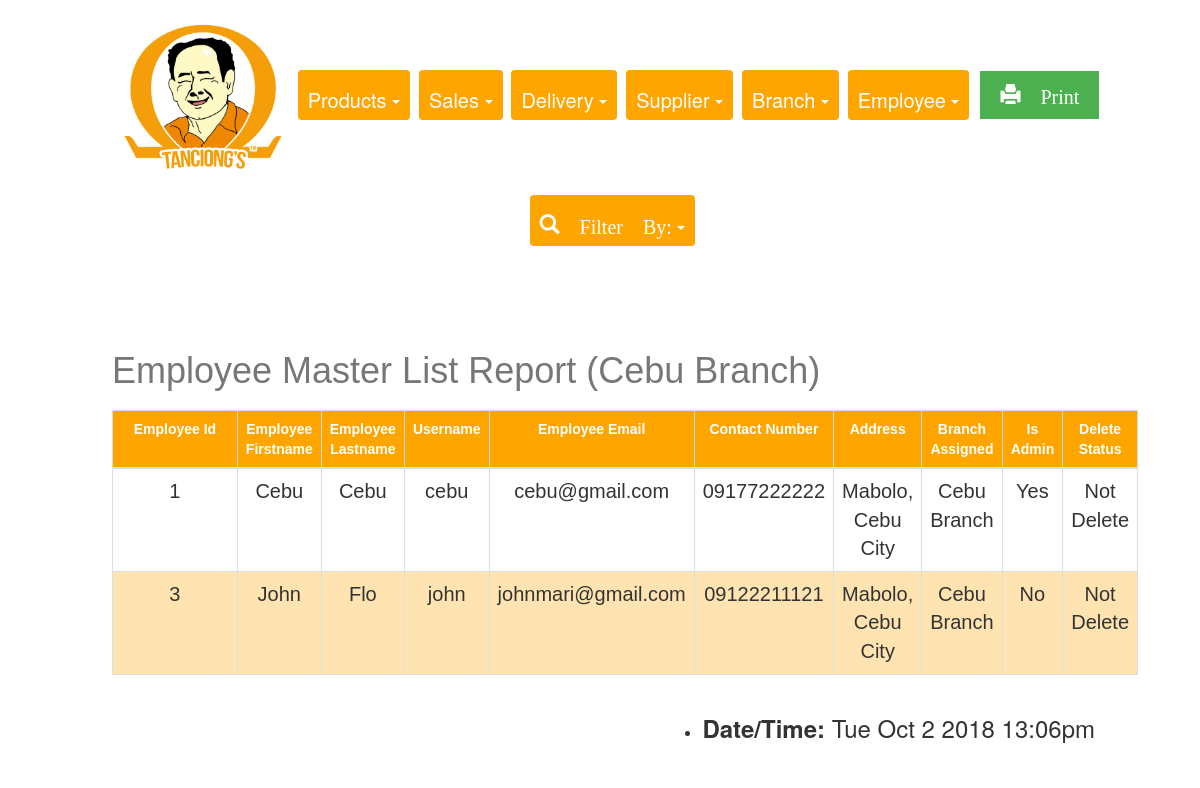
The app's page /Final_Tanciongs/REPORTS/cebuBranch.php, older data.
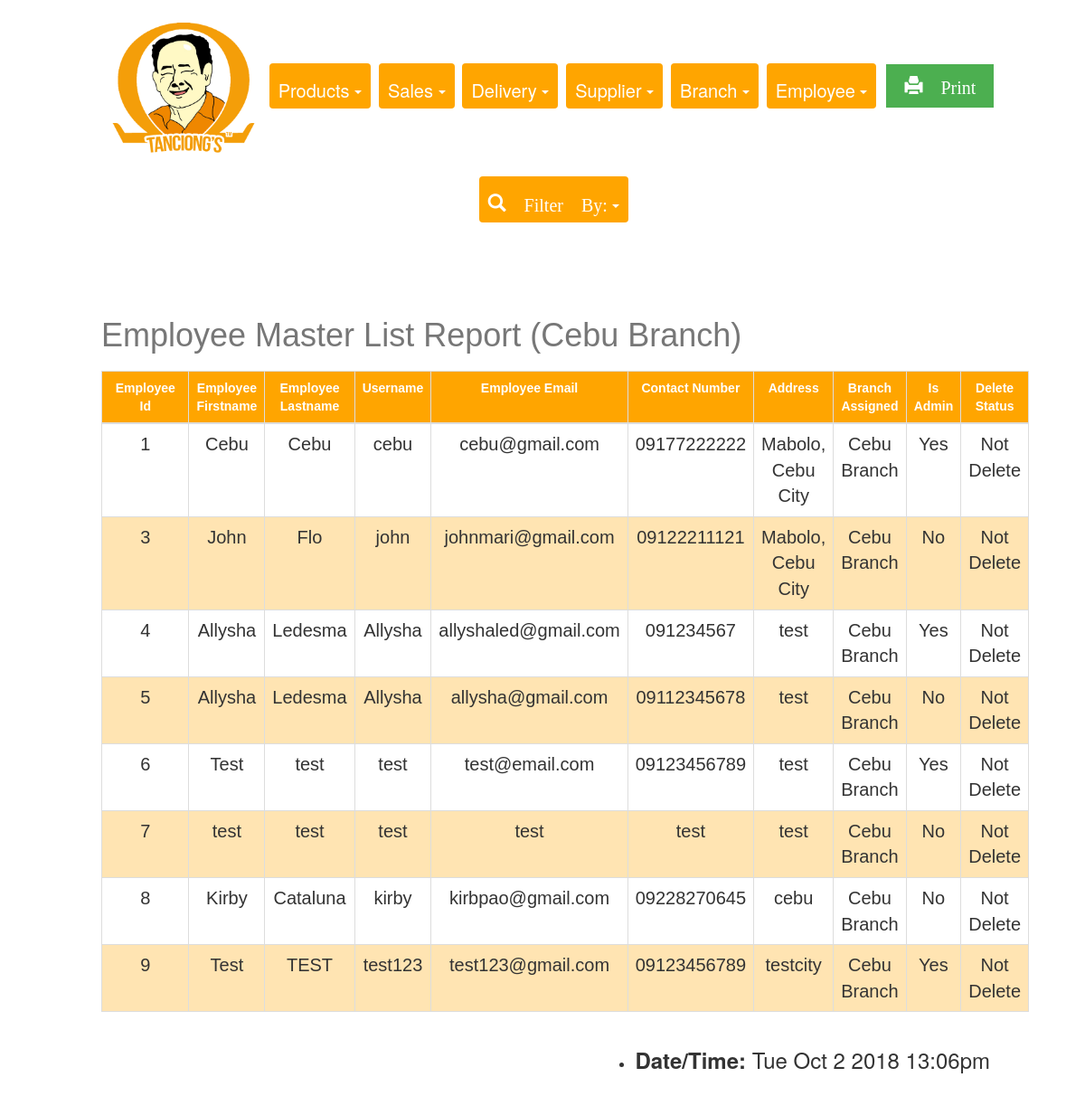
The same page, newer data.
### tables this page shows
CREATE TABLE `employee` (
  `employee_id` int(11) NOT NULL,
  `employee_firstname` varchar(255) DEFAULT NULL,
  `employee_lastname` varchar(255) DEFAULT NULL,
  `username` varchar(255) DEFAULT NULL,
  `password` varchar(255) DEFAULT NULL,
  `employee_email` varchar(255) DEFAULT NULL,
  `employee_contactnumber` varchar(15) DEFAULT NULL,
  `employee_address` varchar(255) DEFAULT NULL,
  `branch_id` int(11) DEFAULT NULL,
  `isAdmin` tinyint(4) DEFAULT NULL,
  `deleteStatus` tinyint(4) DEFAULT NULL
);

CREATE TABLE `branch` (
  `branch_id` int(11) NOT NULL,
  `branch_name` varchar(50) DEFAULT NULL
);

### Final_Tanciongs/REPORTS/cebuBranch.php (the view, shortened to what the changed rows need)
<!DOCTYPE html>
<html>
<head>
  <link rel="stylesheet" href="https://maxcdn.bootstrapcdn.com/bootstrap/3.3.7/css/bootstrap.min.css">
  <link rel="stylesheet" type="text/css" href="report.css">
</head>
<body>
<center>
<div class="container-fluid1">
<div class="container">
<?php
                    require_once 'connection.php'; ?>
                    <br><br><br>
                    <?php
                    $sql = "SELECT employee.employee_id, employee.employee_firstname,employee.employee_lastname, employee.username, employee.employee_email, employee.employee_contactnumber, employee.employee_address, branch.branch_id, branch.branch_name, employee.isAdmin, employee.deleteStatus,
                    CASE WHEN employee.isAdmin = 1 THEN 'Yes' ELSE 'No' END AS isAdmin ,
                    CASE WHEN employee.deleteStatus = 1 THEN 'Deleted' ELSE 'Not Delete' END AS deleteStatus
                    FROM employee, branch
                    WHERE branch.branch_id= employee.branch_id
                    AND branch.branch_id= 1
                    ORDER BY employee_id ASC";
                    if($result = mysqli_query($conn, $sql)){
                        if(mysqli_num_rows($result) > 0){
                                echo "<thead>";
                                echo "<caption><h1>Employee Master List Report (Cebu Branch)</h1></caption>";
                                    echo "<tr style='width: 100px;'>";
                                        echo "<th style='width: 150px;'>Employee Id</th>";
                                        echo "<th>Employee Firstname</th>";
                                        echo "<th>Employee Lastname</th>";
                                         echo "<th>Username</th>";
                                        echo "<th>Employee Email</th>";
                                        echo "<th>Contact Number</th>";
                                        echo "<th>Address</th>";
                                        echo "<th>Branch Assigned</th>";
                                        echo "<th>Is Admin</th>";
                                        echo "<th>Delete Status</th>";
                                    echo "</tr>";
                                echo "</thead>";
                                echo "<tbody>";
                                while($row = mysqli_fetch_assoc($result)){
                                    echo "<tr>";
                                        echo "<td> ", "<center>". $row['employee_id'] . "</center>", "</td>";
                                        echo "<td> ","<center>". $row['employee_firstname'] . "</center>","</td>";
                                        echo "<td> ", "<center>". $row['employee_lastname'] . "</center>","</td>";
                                        echo "<td>", "<center>". $row['username'] ."</center>", "</td>";
                                        echo "<td> ", "<center>". $row['employee_email'] . "</center>", "</td>";
                                        echo "<td> ", "<center>". $row['employee_contactnumber'] . "</center>", "</td>";
                                        echo "<td> ", "<center>". $row['employee_address'] . "</center>", "</td>";
                                        echo "<td> ", "<center>". $row['branch_name'] . "</center>", "</td>";
                                        echo "<td> ", "<center>". $row['isAdmin'].  "</center>", "</td>";
                                         echo "<td> ", "<center>". $row['deleteStatus'].  "</center>", "</td>";
                                    echo "</tr>";
                                }
                                echo "</tbody>";
                        } else{
                            echo "<p class='lead'><em>No records were found.</em></p>";
                        }
                    } else{
                        echo "ERROR: Could not able to execute $sql. " . mysqli_error($conn);
                    }
                    ?>
</div>
</div>
</center>
</body>
</html>

Row changes from the older to the newer data that the page shows:
added employee: employee_id "4", employee_firstname "Allysha", employee_lastname "Ledesma", username "Allysha", employee_email "allyshaled@gmail.com", employee_contactnumber "091234567", employee_address "test", branch.branch_name "Cebu Branch", isAdmin "Yes", deleteStatus "Not Delete"
added employee: employee_id "5", employee_firstname "Allysha", employee_lastname "Ledesma", username "Allysha", employee_email "allysha@gmail.com", employee_contactnumber "09112345678", employee_address "test", branch.branch_name "Cebu Branch", isAdmin "No", deleteStatus "Not Delete"
added employee: employee_id "6", employee_firstname "Test", employee_lastname "test", username "test", employee_email "test@email.com", employee_contactnumber "09123456789", employee_address "test", branch.branch_name "Cebu Branch", isAdmin "Yes", deleteStatus "Not Delete"
added employee: employee_id "7", employee_firstname "test", employee_lastname "test", username "test", employee_email "test", employee_contactnumber "test", employee_address "test", branch.branch_name "Cebu Branch", isAdmin "No", deleteStatus "Not Delete"
added employee: employee_id "8", employee_firstname "Kirby", employee_lastname "Cataluna", username "kirby", employee_email "kirbpao@gmail.com", employee_contactnumber "09228270645", employee_address "cebu", branch.branch_name "Cebu Branch", isAdmin "No", deleteStatus "Not Delete"
added employee: employee_id "9", employee_firstname "Test", employee_lastname "TEST", username "test123", employee_email "test123@gmail.com", employee_contactnumber "09123456789", employee_address "testcity", branch.branch_name "Cebu Branch", isAdmin "Yes", deleteStatus "Not Delete"
